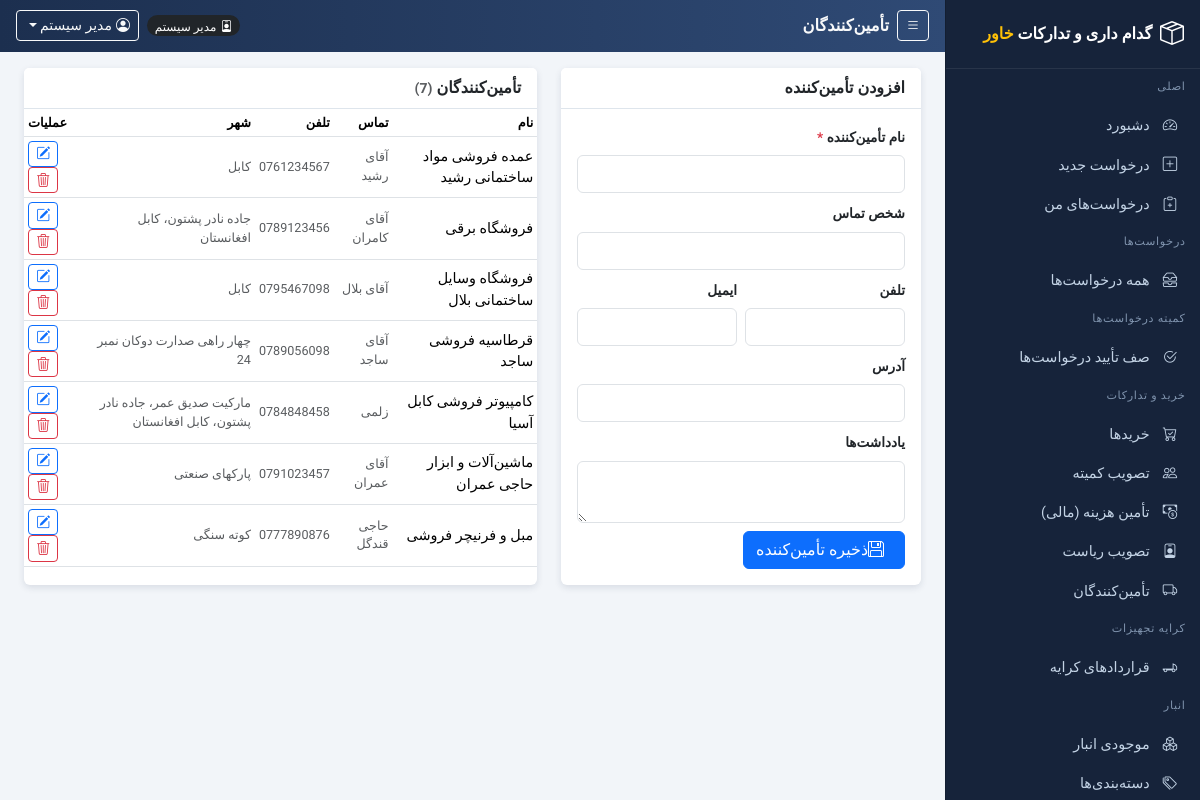
Page /suppliers/list.php (signed in) on the committed database.
### tables this page shows
CREATE TABLE `users` (
  `id` int(10) UNSIGNED NOT NULL,
  `username` varchar(50) NOT NULL,
  `password` varchar(255) NOT NULL COMMENT 'bcrypt hash (password_hash)',
  `name` varchar(100) NOT NULL,
  `role` enum('employee','procurement_manager','warehouse_manager','gate_security','committee','general_manager','finance','admin') NOT NULL DEFAULT 'employee',
  `department_id` int(10) UNSIGNED DEFAULT NULL,
  `email` varchar(120) DEFAULT NULL,
  `phone` varchar(30) DEFAULT NULL,
  `status` tinyint(1) NOT NULL DEFAULT 1,
  `created_at` timestamp NOT NULL DEFAULT current_timestamp()
);

CREATE TABLE `suppliers` (
  `id` int(10) UNSIGNED NOT NULL,
  `name` varchar(150) NOT NULL,
  `contact_person` varchar(100) DEFAULT NULL,
  `phone` varchar(30) DEFAULT NULL,
  `email` varchar(120) DEFAULT NULL,
  `address` varchar(255) DEFAULT NULL,
  `notes` text DEFAULT NULL,
  `created_at` timestamp NOT NULL DEFAULT current_timestamp()
);

### includes/functions.php (called while the page is built, shortened)
<?php
require_once __DIR__ . '/config.php';
function h($s)
{
    return htmlspecialchars((string)($s ?? ''), ENT_QUOTES);
}
function fetch_one($sql)
{
    global $conn;
    $r = $conn->query($sql);
    return ($r && $r->num_rows) ? $r->fetch_assoc() : null;
}
function fetch_all($sql)
{
    global $conn;
    $r = $conn->query($sql);
    if (method_exists($r, 'fetch_all')) { return $r->fetch_all(MYSQLI_ASSOC); }
    $rows = [];
    return $rows;
}
function role_label($r)
{
    $map = [
        'employee' => 'کارمند', 'procurement_manager' => 'مدیر خرید',
        'warehouse_manager' => 'مدیر انبار', 'gate_security' => 'امنیت گیت',
        'committee' => 'مسئول / عضو کمیته', 'general_manager' => 'مدیر عمومی',
        'finance' => 'مدیر مالی', 'contracting_manager' => 'مسئول امور قراردادی',
        'admin' => 'مدیر سیستم',
    ];
    return $map[$r] ?? $r;
}

### includes/auth.php (called while the page is built, shortened)
<?php
require_once __DIR__ . '/functions.php';
function current_user()
{
    $u = fetch_one(
        'SELECT u.*, d.name AS department_name ' .
        'FROM users u LEFT JOIN departments d ON d.id = u.department_id ' .
        'WHERE u.id = ' . (int)$_SESSION['user_id'] . ' AND u.status = 1'
    );
    return $u;
}
function require_login()
{
    $u = current_user();
    return $u;
}
function has_role($user, ...$roles)
{
    return $user !== null && in_array($user['role'], $roles, true);
}
function require_role(...$roles)
{
    $u = require_login();
    return $u;
}

### suppliers/list.php (the view, shortened to what this page needs)
<?php
require_once __DIR__ . '/../includes/auth.php';
$user = require_role('procurement_manager', 'admin');
$page_title = 'تأمین‌کنندگان';
$edit = null;
$old = $_POST;
$rows = fetch_all("SELECT * FROM suppliers ORDER BY name");
require_once __DIR__ . '/../includes/header.php';
?>
<div class="row g-4">
  <div class="col-lg-5">
    <div class="card h-100">
      <div class="card-header"><?php echo $edit ? 'به‌روزرسانی تأمین‌کننده' : 'افزودن تأمین‌کننده'; ?></div>
      <div class="card-body">
        <form method="post">
          <div class="mb-2"><label class="form-label required">نام تأمین‌کننده</label>
            <input type="text" name="name" class="form-control" required value="<?php echo h($edit ? $edit['name'] : ($old['name'] ?? '')); ?>"></div>
          <div class="mb-2"><label class="form-label">شخص تماس</label>
            <input type="text" name="contact_person" class="form-control" value="<?php echo h($edit ? ($edit['contact_person'] ?? '') : ($old['contact_person'] ?? '')); ?>"></div>
          <div class="row g-2">
            <div class="col-md-6"><label class="form-label">تلفن</label>
              <input type="text" name="phone" class="form-control" value="<?php echo h($edit ? ($edit['phone'] ?? '') : ($old['phone'] ?? '')); ?>"></div>
            <div class="col-md-6"><label class="form-label">ایمیل</label>
              <input type="email" name="email" class="form-control" value="<?php echo h($edit ? ($edit['email'] ?? '') : ($old['email'] ?? '')); ?>"></div>
          </div>
          <div class="mt-2"><label class="form-label">آدرس</label>
            <input type="text" name="address" class="form-control" value="<?php echo h($edit ? ($edit['address'] ?? '') : ($old['address'] ?? '')); ?>"></div>
          <div class="mt-2"><label class="form-label">یادداشت‌ها</label>
            <textarea name="notes" rows="2" class="form-control"><?php echo h($edit ? ($edit['notes'] ?? '') : ($old['notes'] ?? '')); ?></textarea></div>
          <button class="btn btn-primary mt-2" type="submit"><i class="bi bi-floppy me-2"></i>ذخیره تأمین‌کننده</button>
        </form>
      </div>
    </div>
  </div>
  <div class="col-lg-7">
    <div class="card h-100">
      <div class="card-header">تأمین‌کنندگان <span class="text-muted small">(<?php echo count($rows); ?>)</span></div>
      <div class="table-responsive">
        <table class="table table-sm align-middle mb-0">
          <thead><tr><th>نام</th><th>تماس</th><th>تلفن</th><th>شهر</th><th class="text-end">عملیات</th></tr></thead>
          <tbody>
          <?php foreach ($rows as $s): ?>
            <tr>
              <td><?php echo h($s['name']); ?></td>
              <td class="text-muted small"><?php echo h($s['contact_person'] ?? '—'); ?></td>
              <td class="text-muted small"><?php echo h($s['phone'] ?? '—'); ?></td>
              <td class="text-muted small"><?php echo h($s['address'] ?? '—'); ?></td>
              <td class="table-actions text-end">
                <a class="btn btn-sm btn-outline-primary" href="?id=<?php echo $s['id']; ?>"><i class="bi bi-pencil-square"></i></a>
                <form method="post" class="d-inline" onsubmit="return confirm('حذف تأمین‌کننده &quot;<?php echo h($s['name']); ?>&quot;؟');">
                  <button class="btn btn-sm btn-outline-danger" type="submit"><i class="bi bi-trash3"></i></button>
                </form>
              </td>
            </tr>
          <?php endforeach; ?>
          </tbody>
        </table>
      </div>
    </div>
  </div>
</div>
<?php require_once __DIR__ . '/../includes/footer.php'; ?>

### includes/header.php (shortened to what this page needs)
<?php
require_once __DIR__ . '/auth.php';
$me = $user ?? current_user();
$page_title = $page_title ?? 'Dashboard';
$base = BASE_URL;
?>
<!DOCTYPE html>
<html lang="fa" dir="rtl">
<head>
<link rel="stylesheet" href="https://cdn.jsdelivr.net/npm/bootstrap@5.3.3/dist/css/bootstrap.min.css">
<link rel="stylesheet" href="https://cdn.jsdelivr.net/npm/bootstrap-icons@1.11.3/font/bootstrap-icons.min.css">
<link rel="stylesheet" href="<?php echo $base; ?>/assets/css/style.css">
</head>
<body class="app-rtl">
<div class="app-shell">
  <div class="app-main">
    <header class="app-topbar">
      <div class="d-flex align-items-center text-light gap-2">
        <button class="btn btn-sm btn-outline-light" type="button" onclick="toggleSidebar()"><i class="bi bi-list"></i></button>
        <div class="topbar-title"><?php echo h($page_title); ?></div>
      </div>
      <div class="d-flex align-items-center text-light gap-2">
        <span class="badge text-bg-dark rounded-pill"><i class="bi bi-person-badge ms-1"></i><?php echo h(role_label($me['role'])); ?></span>
        <div class="dropdown">
          <button class="btn btn-sm btn-outline-light dropdown-toggle" type="button" data-bs-toggle="dropdown" aria-expanded="false">
            <i class="bi bi-person-circle ms-1"></i><?php echo h($me['name']); ?>
          </button>
        </div>
      </div>
    </header>
    <main class="app-content container-fluid px-3 px-xl-4 pt-3">

### assets/css/style.css (style rules this page uses)
:root { --pwms-sidebar-bg: #16233a; --pwms-topbar-bg: linear-gradient(90deg, #1c2f4f, #2f4a75); --pwms-content-bg: #f2f5f9; --pwms-accent: #e9a13c; }
body, .form-control, .form-select, .btn, .table, .dropdown-menu, .alert, input, select, textarea, button, .nav-link, .card-header, .card-body { font-family: 'Vazirmatn', 'Segoe UI', Tahoma, Arial, sans-serif; }
[dir="rtl"] .ms-1 { margin-left: .25rem !important; margin-right: 0 !important; }
[dir="rtl"] .me-2 { margin-right: .5rem !important; margin-left: 0 !important; }
[dir="rtl"] .text-end { text-align: left !important; }
.app-shell { display: flex; min-height: 100vh; }
.app-main { flex: 1 1 auto; min-width: 0; background: var(--pwms-content-bg); order: 1; }
.app-topbar { background: var(--pwms-topbar-bg); color: #fff; position: sticky; top: 0; z-index: 1030; display: flex; align-items: center; gap: 1rem; padding: .65rem 1rem; justify-content: space-between; direction: rtl; flex-direction: row; }
.topbar-title { font-size: 1.02rem; font-weight: 600; }
.app-content { min-height: calc(100vh - 55px); }
.card { border: 0; box-shadow: 0 .15rem .45rem rgba(28,45,75,.12); }
.card .card-header { font-weight: 600; background: #fff; border-bottom: 1px solid #dee5ec; }
.table { --bs-table-hover-bg: #eef2f7; font-size: .9rem; }
.table th { white-space: nowrap; }
.table-sm th { font-size: .8rem; }
.table-actions .btn { padding: .1rem .45rem; }
.form-label { font-weight: 600; font-size: .85rem; }
.required::after { content: ' *'; color: #dc3545; }
.badge { font-weight: 500; font-size: .75rem; }

### rows in the picture
users: role "مدیر سیستم", name "مدیر سیستم"
suppliers: name "عمده فروشی مواد ساختمانی رشید", contact_person "آقای رشید", phone "0761234567", address "کابل"
suppliers: name "فروشگاه برقی", contact_person "آقای کامران", phone "0789123456", address "جاده نادر پشتون، کابل افغانستان"
suppliers: name "فروشگاه وسایل ساختمانی بلال", contact_person "آقای بلال", phone "0795467098", address "کابل"
suppliers: name "قرطاسیه فروشی ساجد", contact_person "آقای ساجد", phone "0789056098", address "چهار راهی صدارت دوکان نمبر 24"
suppliers: name "کامپیوتر فروشی کابل آسیا", contact_person "زلمی", phone "0784848458", address "مارکیت صدیق عمر، جاده نادر پشتون، کابل افغانستان"
suppliers: name "ماشین‌آلات و ابزار حاجی عمران", contact_person "آقای عمران", phone "0791023457", address "پارکهای صنعتی"
suppliers: name "مبل و فرنیچر فروشی", contact_person "حاجی قندگل", phone "0777890876", address "کوته سنگی"

### other values in the picture
$page_title "تأمین‌کنندگان"
count($rows) "7"
